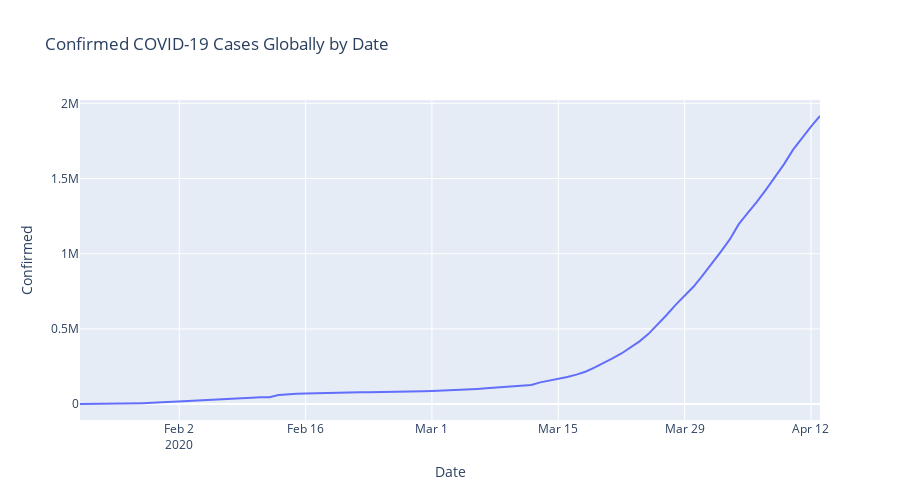

The cell this chart's notebook holds for it:
### Code cell
fig = px.line(global_date_df, x="Date", y="Confirmed", 
              height=500, title='Confirmed COVID-19 Cases Globally by Date'
             )
fig.show()
